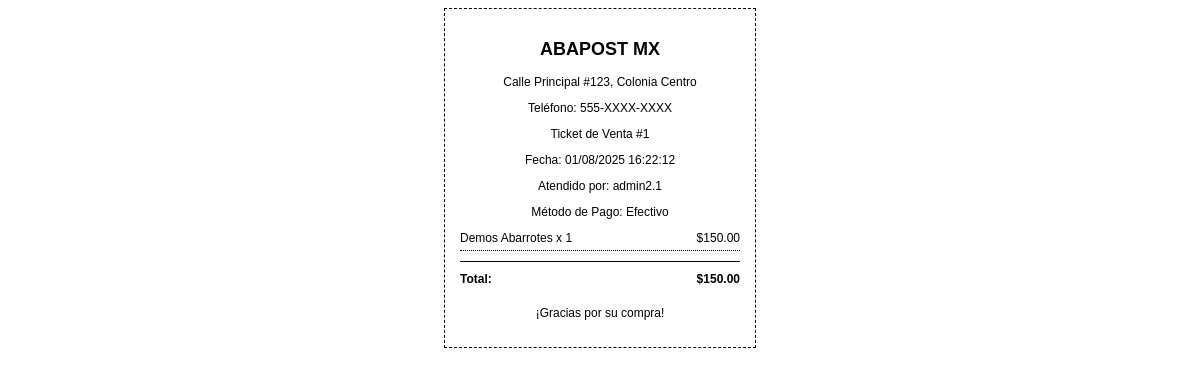
The app's page /generar_ticket.php?venta_id=1 (signed in) with its own data.
### tables this page shows
CREATE TABLE `ventas` (
  `id` int(11) NOT NULL,
  `id_usuario` int(11) NOT NULL,
  `fecha_venta` timestamp NOT NULL DEFAULT current_timestamp(),
  `total_venta` decimal(10,2) NOT NULL,
  `metodo_pago` varchar(50) NOT NULL,
  `efectivo_recibido` decimal(10,2) DEFAULT NULL,
  `tarjeta_monto` decimal(10,2) DEFAULT NULL,
  `cambio` decimal(10,2) DEFAULT NULL,
  `id_cliente` int(11) NOT NULL
);

CREATE TABLE `usuarios` (
  `id` int(11) NOT NULL,
  `nombre_usuario` varchar(50) NOT NULL,
  `contrasena` varchar(255) NOT NULL,
  `rol` enum('administrador','punto_venta') NOT NULL,
  `ultimo_login` timestamp NULL DEFAULT NULL,
  `intentos_fallidos` int(11) DEFAULT 0,
  `bloqueo_temporal` timestamp NULL DEFAULT NULL,
  `bloqueo_permanente` tinyint(1) DEFAULT 0,
  `fecha_creacion` timestamp NOT NULL DEFAULT current_timestamp()
);

CREATE TABLE `detalles_venta` (
  `id` int(11) NOT NULL,
  `id_venta` int(11) NOT NULL,
  `id_producto` int(11) NOT NULL,
  `cantidad` int(11) NOT NULL,
  `precio_unitario` decimal(10,2) NOT NULL,
  `subtotal` decimal(10,2) NOT NULL
);

CREATE TABLE `productos` (
  `id` int(11) NOT NULL,
  `nombre_producto` varchar(255) NOT NULL,
  `descripcion` text DEFAULT NULL,
  `id_categoria` int(11) NOT NULL,
  `precio_compra` decimal(10,2) NOT NULL,
  `precio_venta` decimal(10,2) NOT NULL,
  `stock` int(11) NOT NULL DEFAULT 0,
  `codigo_barras` varchar(50) NOT NULL,
  `fecha_creacion` timestamp NOT NULL DEFAULT current_timestamp(),
  `fecha_actualizacion` timestamp NOT NULL DEFAULT current_timestamp() ON UPDATE current_timestamp(),
  `descripcion2` text DEFAULT NULL,
  `id_medida` int(11) NOT NULL
);

### generar_ticket.php (the view, shortened to what this page needs)
<?php
$conn = conectarDB();
if (isset($_GET['venta_id'])) {
    $venta_id = $_GET['venta_id'];
    $sql_venta = "SELECT v.id, v.fecha_venta, v.total_venta, v.metodo_pago, u.nombre_usuario
                  FROM ventas v
                  INNER JOIN usuarios u ON v.id_usuario = u.id
                  WHERE v.id = ?";
    $stmt_venta = $conn->prepare($sql_venta);
    $stmt_venta->bind_param("i", $venta_id);
    $stmt_venta->execute();
    $result_venta = $stmt_venta->get_result();
    if ($result_venta->num_rows === 1) {
        $venta = $result_venta->fetch_assoc();
        $sql_productos = "SELECT dv.cantidad, dv.precio_unitario, dv.subtotal, p.nombre_producto
                          FROM detalles_venta dv
                          INNER JOIN productos p ON dv.id_producto = p.id
                          WHERE dv.id_venta = ?";
        $stmt_productos = $conn->prepare($sql_productos);
        $stmt_productos->bind_param("i", $venta_id);
        $stmt_productos->execute();
        $result_productos = $stmt_productos->get_result();
        $productos = [];
        if ($result_productos->num_rows > 0) {
            while ($row_producto = $result_productos->fetch_assoc()) {
                $productos[] = $row_producto;
            }
        }
        $nombre_papeleria = "ABAPOST MX ";
		$direccion_papeleria = "Calle Principal #123, Colonia Centro";
        $telefono_papeleria = "555-XXXX-XXXX";
        ?>
        <!DOCTYPE html>
        <html lang="es">
        <head>
        </head>
        <body>
            <div class="ticket">
                <div class="info text-center">
                    <h2><?php echo htmlspecialchars($nombre_papeleria); ?></h2>
                    <p><?php echo htmlspecialchars($direccion_papeleria); ?></p>
                    <p>Teléfono: <?php echo htmlspecialchars($telefono_papeleria); ?></p>
                    <p>Ticket de Venta #<?php echo htmlspecialchars($venta['id']); ?></p>
                    <p>Fecha: <?php echo htmlspecialchars(date('d/m/Y H:i:s', strtotime($venta['fecha_venta']))); ?></p>
                    <p>Atendido por: <?php echo htmlspecialchars($venta['nombre_usuario']); ?></p>
                    <p>Método de Pago: <?php echo htmlspecialchars(ucfirst($venta['metodo_pago'])); ?></p>
                </div>
                <div>
                    <?php if (!empty($productos)): ?>
                        <?php foreach ($productos as $producto): ?>
                            <div class="item">
                                <span><?php echo htmlspecialchars($producto['nombre_producto']); ?> x <?php echo htmlspecialchars($producto['cantidad']); ?></span>
                                <span class="text-right">$<?php echo htmlspecialchars(number_format($producto['subtotal'], 2)); ?></span>
                            </div>
                        <?php endforeach; ?>
                    <?php else: ?>
                        <p>No se encontraron productos en esta venta.</p>
                    <?php endif; ?>
                </div>
                <div class="total">
                    <span>Total:</span>
                    <span class="text-right">$<?php echo htmlspecialchars(number_format($venta['total_venta'], 2)); ?></span>
                </div>
                <div class="text-center" style="margin-top: 20px;">
                    <p>¡Gracias por su compra!</p>
                </div>
            </div>
        </body>
        </html>
        <?php
    } else {
        echo "No se encontró la venta.";
    }
} else {
    echo "ID de venta no proporcionado.";
}
?>

### generar_ticket.php (style rules this page uses)
body { font-family: 'Arial', sans-serif; font-size: 12px; }
.ticket { width: 280px; max-width: 280px; margin: 0 auto; padding: 15px; border: 1px dashed #000; }
.text-center { text-align: center; }
.text-right { text-align: right; }
.item { display: flex; justify-content: space-between; margin-bottom: 5px; border-bottom: 1px dotted #000; padding-bottom: 5px; }
.total { font-weight: bold; margin-top: 10px; padding-top: 10px; border-top: 1px solid #000; display: flex; justify-content: space-between; }
.info { margin-bottom: 10px; }

### records on screen
ventas: id "1", fecha_venta "01/08/2025 16:22:12", id_usuario.nombre_usuario "admin2.1", metodo_pago "Efectivo", total_venta "150.00"
detalles_venta: id_producto.nombre_producto "Demos Abarrotes", cantidad "1", subtotal "150.00"

### other values on screen
$nombre_papeleria "ABAPOST MX"
$direccion_papeleria "Calle Principal #123, Colonia Centro"
$telefono_papeleria "555-XXXX-XXXX"
